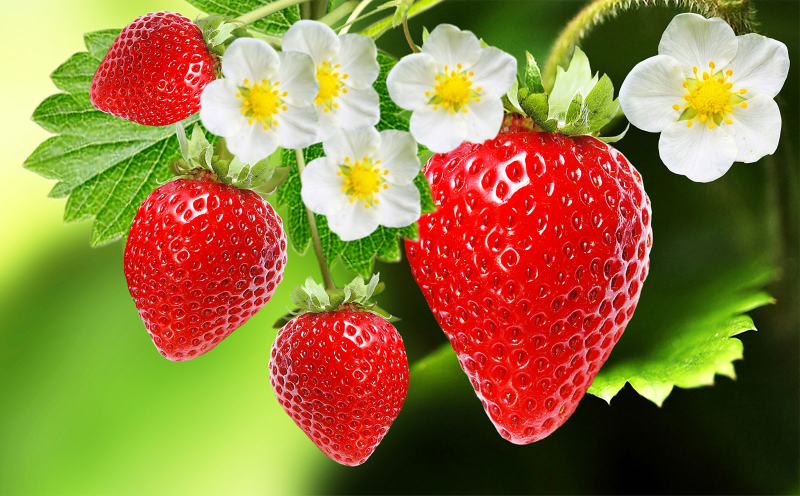
#> input picture miniproj/miniproj/strawberry.jpg, 1600 x 991 px (shown at 1/2 size)
$ python miniproj.py
#> lines starting #> are read from the running program, lines starting #| are printed output that depends on the picture; after the words box and inside, x2 and y2 are one past the last pixel; in counts of white or black regions, pixels touching at a corner belong together
import cv2
import numpy as np
# img1 = cv2.imread("miniproj/redcar.jpg")

# #resize
# img_resize = cv2.resize(img1,None,fx=0.2,fy=0.2)
# img2 = img_resize.copy()

# #extract red color
# hsv = cv2.cvtColor(img_resize,cv2.COLOR_BGR2HSV)
# mask = cv2.inRange(hsv,np.array([0,50,50]),np.array([10,255,255]))
# red = cv2.bitwise_and(img_resize,img_resize,mask=mask)
# #gray
# gray = cv2.cvtColor(red,cv2.COLOR_BGR2GRAY)

# #Threshold
# _,thres = cv2.threshold(gray,0,255,cv2.THRESH_BINARY)

# #Opening

# opening = cv2.morphologyEx(
#         thres,
#         cv2.MORPH_OPEN,
#         np.ones((3,3),
#         np.uint8),
#         iterations=2)
# #Closing
# closing = cv2.morphologyEx(
#         opening,
#         cv2.MORPH_CLOSE,
#         np.ones((3,3),
#         np.uint8),
#         iterations=10)
# #Dilating
# dilating = cv2.morphologyEx(
#         closing,
#         cv2.MORPH_DILATE,
#         np.ones((3,3),
#         np.uint8),
#         iterations=4)


# #Distance
# dist = cv2.distanceTransform(dilating,cv2.DIST_L2,3)

# #normalize
# cv2.normalize(dist,dist,0,255,cv2.NORM_MINMAX)
# distu = np.uint8(dist)

# #Threshold & Marker
# _,thr_dist = cv2.threshold(distu,0.02*dist.max(),255,cv2.THRESH_BINARY)
# mark_obj = cv2.subtract(thres,thr_dist)

# #Marker label
# _,marker_label = cv2.connectedComponents(thr_dist)

# #show number of obj
# min_value,max_value,p1,p2 = cv2.minMaxLoc(marker_label)

# #Add one to all label
# marker_label=marker_label+1

# marker_label[mark_obj==255]=0
# #show all obj
# marker_show = (marker_label*20).astype('uint8')
# #watershed transform
# marker_label = cv2.watershed(img_resize,marker_label)

# img2[marker_label==2]=[0,255,255]


# cv2.imshow("Original",img_resize)
# cv2.imshow("HSV",hsv)
# cv2.imshow("Gray",mask)
# cv2.imshow("Closing",closing)
# cv2.imshow("Opening",opening)
# cv2.imshow("Dilating",dilating)
# cv2.imshow("Threshold",thres)
# cv2.imshow("Distance",distu)
# cv2.imshow("Result",img2)
# cv2.waitKey(0)
# cv2.destroyAllWindows()

#########################################################################################################################################################

#Second Picture
# img1 = cv2.imread("miniproj/bluedress.jpg")

# #resize
# img_resize = cv2.resize(img1,None,fx=0.6,fy=0.6)
# img2 = img_resize.copy()

# #extract blue color
# hsv = cv2.cvtColor(img_resize,cv2.COLOR_BGR2HSV)
# mask = cv2.inRange(hsv,np.array([100,50,50]),np.array([140,255,255]))
# red = cv2.bitwise_and(img_resize,img_resize,mask=mask)
# #gray
# gray = cv2.cvtColor(red,cv2.COLOR_BGR2GRAY)

# #Threshold
# _,thres = cv2.threshold(gray,0,255,cv2.THRESH_BINARY)

# #Opening

# opening = cv2.morphologyEx(
#         thres,
#         cv2.MORPH_OPEN,
#         np.ones((3,3),
#         np.uint8),
#         iterations=0)
# #Closing
# closing = cv2.morphologyEx(
#         opening,
#         cv2.MORPH_CLOSE,
#         np.ones((3,3),
#         np.uint8),
#         iterations=1)
# #Dilating
# dilating = cv2.morphologyEx(
#         closing,
#         cv2.MORPH_DILATE,
#         np.ones((3,3),
#         np.uint8),
#         iterations=1)


# #Distance
# dist = cv2.distanceTransform(dilating,cv2.DIST_L2,3)

# #normalize
# cv2.normalize(dist,dist,0,255,cv2.NORM_MINMAX)
# distu = np.uint8(dist)

# #Threshold & Marker
# _,thr_dist = cv2.threshold(distu,0.01*dist.max(),255,cv2.THRESH_BINARY)
# mark_obj = cv2.subtract(thres,thr_dist)

# #Marker label
# _,marker_label = cv2.connectedComponents(thr_dist)

# #show number of obj
# min_value,max_value,p1,p2 = cv2.minMaxLoc(marker_label)

# #Add one to all label
# marker_label=marker_label+1

# marker_label[mark_obj==255]=0
# #show all obj
# marker_show = (marker_label*20).astype('uint8')
# #watershed transform
# marker_label = cv2.watershed(img_resize,marker_label)

# img2[marker_label==2]=[0,0,255]


# cv2.imshow("Original",img_resize)
# cv2.imshow("HSV",hsv)
# cv2.imshow("Gray",mask)
# cv2.imshow("Closing",closing)
# cv2.imshow("Opening",opening)
# cv2.imshow("Dilating",dilating)
# cv2.imshow("Threshold",thres)
# cv2.imshow("Distance",distu)
# # cv2.imshow("Marker Object",mark_obj)
# # cv2.imshow("Marker Label",marker_show)
# cv2.imshow("Result",img2)
# cv2.waitKey(0)
# cv2.destroyAllWindows()

#########################################################################################################################################################

#Third Picture
# img1 = cv2.imread("miniproj/greentea.jpg")

# #resize
# img_resize = cv2.resize(img1,None,fx=0.6,fy=0.6)
# img2 = img_resize.copy()

# #extract green color
# hsv = cv2.cvtColor(img_resize,cv2.COLOR_BGR2HSV)
# mask = cv2.inRange(hsv,np.array([20,50,50]),np.array([50,255,255]))
# red = cv2.bitwise_and(img_resize,img_resize,mask=mask)
# #gray
# gray = cv2.cvtColor(red,cv2.COLOR_BGR2GRAY)

# #Threshold
# _,thres = cv2.threshold(gray,0,255,cv2.THRESH_BINARY)

# #Opening

# opening = cv2.morphologyEx(
#         thres,
#         cv2.MORPH_OPEN,
#         np.ones((3,3),
#         np.uint8),
#         iterations=0)
# #Closing
# closing = cv2.morphologyEx(
#         opening,
#         cv2.MORPH_CLOSE,
#         np.ones((3,3),
#         np.uint8),
#         iterations=0)
# #Dilating
# dilating = cv2.morphologyEx(
#         closing,
#         cv2.MORPH_DILATE,
#         np.ones((3,3),
#         np.uint8),
#         iterations=0)


# #Distance
# dist = cv2.distanceTransform(dilating,cv2.DIST_L2,3)

# #normalize
# cv2.normalize(dist,dist,0,255,cv2.NORM_MINMAX)
# distu = np.uint8(dist)

# #Threshold & Marker
# _,thr_dist = cv2.threshold(distu,0.01*dist.max(),255,cv2.THRESH_BINARY)
# mark_obj = cv2.subtract(thres,thr_dist)

# #Marker label
# _,marker_label = cv2.connectedComponents(thr_dist)

# #show number of obj
# min_value,max_value,p1,p2 = cv2.minMaxLoc(marker_label)

# #Add one to all label
# marker_label=marker_label+1

# marker_label[mark_obj==255]=0
# #show all obj
# marker_show = (marker_label*20).astype('uint8')
# #watershed transform
# marker_label = cv2.watershed(img_resize,marker_label)

# img2[marker_label==2]=[0,160,255]


# cv2.imshow("Original",img_resize)
# cv2.imshow("HSV",hsv)
# cv2.imshow("Gray",mask)
# cv2.imshow("Closing",closing)
# cv2.imshow("Opening",opening)
# cv2.imshow("Dilating",dilating)
# cv2.imshow("Threshold",thres)
# cv2.imshow("Distance",distu)
# # cv2.imshow("Marker Object",mark_obj)
# # cv2.imshow("Marker Label",marker_show)
# cv2.imshow("Result",img2)
# cv2.waitKey(0)
# cv2.destroyAllWindows()

#########################################################################################################################################################

#Fourth Picture
# img1 = cv2.imread("miniproj/banana.jpg")

# #resize
# img_resize = cv2.resize(img1,None,fx=0.1,fy=0.1)
# img2 = img_resize.copy()

# #extract green color
# hsv = cv2.cvtColor(img_resize,cv2.COLOR_BGR2HSV)
# mask = cv2.inRange(hsv,np.array([20,50,50]),np.array([50,255,255]))
# red = cv2.bitwise_and(img_resize,img_resize,mask=mask)
# #gray
# gray = cv2.cvtColor(red,cv2.COLOR_BGR2GRAY)

# #Threshold
# _,thres = cv2.threshold(gray,0,255,cv2.THRESH_BINARY)

# #Opening

# opening = cv2.morphologyEx(
#         thres,
#         cv2.MORPH_OPEN,
#         np.ones((3,3),
#         np.uint8),
#         iterations=1)
# #Closing
# closing = cv2.morphologyEx(
#         opening,
#         cv2.MORPH_CLOSE,
#         np.ones((3,3),
#         np.uint8),
#         iterations=1)
# #Dilating
# dilating = cv2.morphologyEx(
#         closing,
#         cv2.MORPH_DILATE,
#         np.ones((3,3),
#         np.uint8),
#         iterations=1)


# #Distance
# dist = cv2.distanceTransform(dilating,cv2.DIST_L2,3)

# #normalize
# cv2.normalize(dist,dist,0,255,cv2.NORM_MINMAX)
# distu = np.uint8(dist)

# #Threshold & Marker
# _,thr_dist = cv2.threshold(distu,0.01*dist.max(),255,cv2.THRESH_BINARY)
# mark_obj = cv2.subtract(thres,thr_dist)

# #Marker label
# _,marker_label = cv2.connectedComponents(thr_dist)

# #show number of obj
# min_value,max_value,p1,p2 = cv2.minMaxLoc(marker_label)

# #Add one to all label
# marker_label=marker_label+1

# marker_label[mark_obj==255]=0
# #show all obj
# marker_show = (marker_label*20).astype('uint8')
# #watershed transform
# marker_label = cv2.watershed(img_resize,marker_label)

# img2[marker_label==2]=[70,230,100]


# cv2.imshow("Original",img_resize)
# cv2.imshow("HSV",hsv)
# cv2.imshow("Gray",mask)
# cv2.imshow("Closing",closing)
# cv2.imshow("Opening",opening)
# cv2.imshow("Dilating",dilating)
# cv2.imshow("Threshold",thres)
# cv2.imshow("Distance",distu)
# # cv2.imshow("Marker Object",mark_obj)
# # cv2.imshow("Marker Label",marker_show)
# cv2.imshow("Result",img2)
# cv2.waitKey(0)
# cv2.destroyAllWindows()

#Fifth Picture
img1 = cv2.imread("miniproj/strawberry.jpg")
#> img1 is the input picture: shape (991, 1600, 3); mean B, G, R 64.5, 121.4, 148.1

#resize
img_resize = cv2.resize(img1,None,fx=0.3,fy=0.3)
img2 = img_resize.copy()

#extract green color
hsv = cv2.cvtColor(img_resize,cv2.COLOR_BGR2HSV)
#> hsv: shape (297, 480, 3); mean H, S, V 42.3, 174.3, 167.5
mask = cv2.inRange(hsv,np.array([0,50,50]),np.array([20,255,255]))
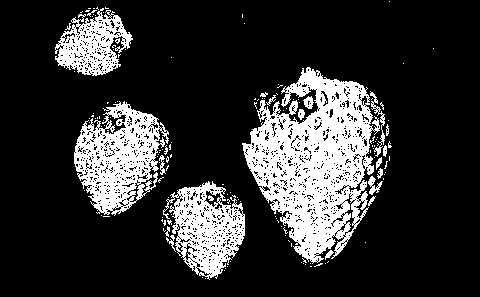
#> mask: shape (297, 480); 19.8% white; 148 white regions (126 under 20 px), largest, box (x1, y1, x2, y2) and area: (242, 67, 380, 264) 14145, (74, 101, 169, 216) 5800, (163, 181, 245, 280) 4205
red = cv2.bitwise_and(img_resize,img_resize,mask=mask)
#gray
gray = cv2.cvtColor(red,cv2.COLOR_BGR2GRAY)

#Threshold
_,thres = cv2.threshold(gray,0,255,cv2.THRESH_BINARY)

#Opening

opening = cv2.morphologyEx(
        thres,
        cv2.MORPH_OPEN,
        np.ones((3,3),
        np.uint8),
        iterations=0)
#Closing
closing = cv2.morphologyEx(
        opening,
        cv2.MORPH_CLOSE,
        np.ones((3,3),
        np.uint8),
        iterations=3)
#> closing: shape (297, 480); 26.1% white; 11 white regions (7 under 20 px), largest, box (x1, y1, x2, y2) and area: (242, 67, 392, 267) 19628, (74, 101, 172, 217) 7977, (161, 181, 245, 280) 5892, (55, 7, 133, 76) 3768
#Dilating
dilating = cv2.morphologyEx(
        closing,
        cv2.MORPH_DILATE,
        np.ones((3,3),
        np.uint8),
        iterations=0)


#Distance
dist = cv2.distanceTransform(dilating,cv2.DIST_L2,3)
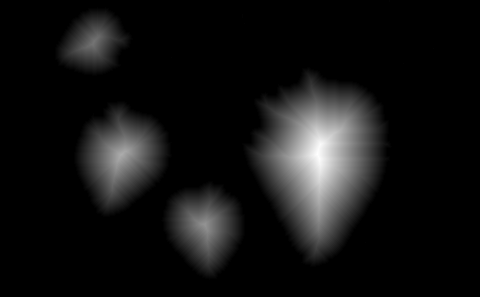
#> dist: shape (297, 480) float32; min 0, max 66.68, mean 4.9; drawn with min black and max white

#normalize
cv2.normalize(dist,dist,0,255,cv2.NORM_MINMAX)
distu = np.uint8(dist)

#Threshold & Marker
_,thr_dist = cv2.threshold(distu,0.01*dist.max(),255,cv2.THRESH_BINARY)
mark_obj = cv2.subtract(thres,thr_dist)
#> mark_obj: shape (297, 480); every value is 0

#Marker label
_,marker_label = cv2.connectedComponents(thr_dist)
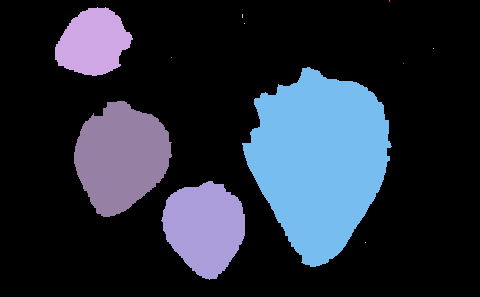
#> marker_label: shape (297, 480) int32; 12 distinct labels, from 0 to 11; one colour per label, 0 black

#show number of obj
min_value,max_value,p1,p2 = cv2.minMaxLoc(marker_label)
#> min_value = 0; max_value = 11; p1 = (0, 0); p2 = (365, 242)

#Add one to all label
marker_label=marker_label+1
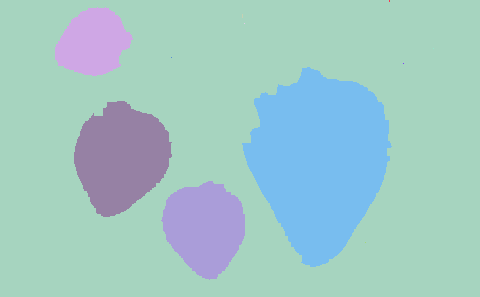
#> marker_label: shape (297, 480) int32; 12 distinct labels, from 1 to 12; one colour per label, 0 black

marker_label[mark_obj==255]=0
#show all obj
marker_show = (marker_label*20).astype('uint8')
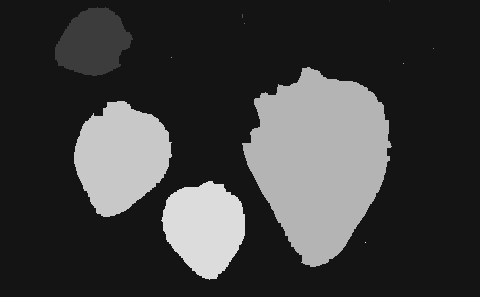
#> marker_show: shape (297, 480); min 20, max 240, mean 61.4
#watershed transform
marker_label = cv2.watershed(img_resize,marker_label)
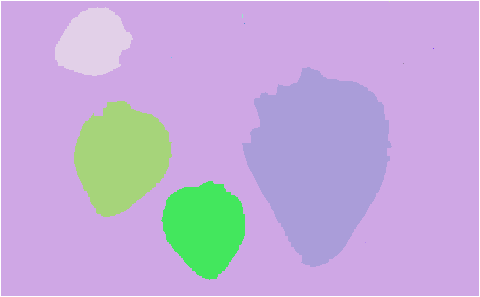
#> marker_label: shape (297, 480) int32; 13 distinct labels, from -1 to 12; one colour per label, 0 black, -1 white

for x in range(2,15):
     img2[marker_label==x]=[np.random.randint(0,256),np.random.randint(0,256),np.random.randint(0,256)]
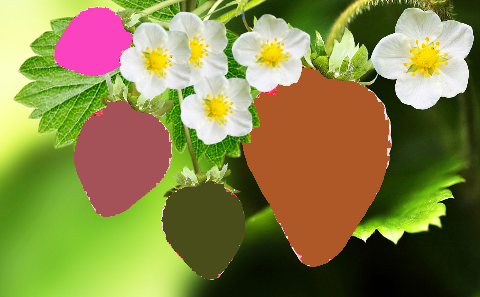
#> img2: shape (297, 480, 3); mean B, G, R 70.2, 131.6, 134.6

cv2.imshow("Original",img_resize)
cv2.imshow("HSV",hsv)
cv2.imshow("Gray",mask)
cv2.imshow("Closing",closing)
cv2.imshow("Opening",opening)
cv2.imshow("Dilating",dilating)
cv2.imshow("Threshold",thres)
cv2.imshow("Distance",distu)
# # cv2.imshow("Marker Object",mark_obj)
# # cv2.imshow("Marker Label",marker_show)
cv2.imshow("Result",img2)
cv2.waitKey(0)
cv2.destroyAllWindows()

$ run again, with miniproj/miniproj/redcar.jpg copied over miniproj/miniproj/strawberry.jpg
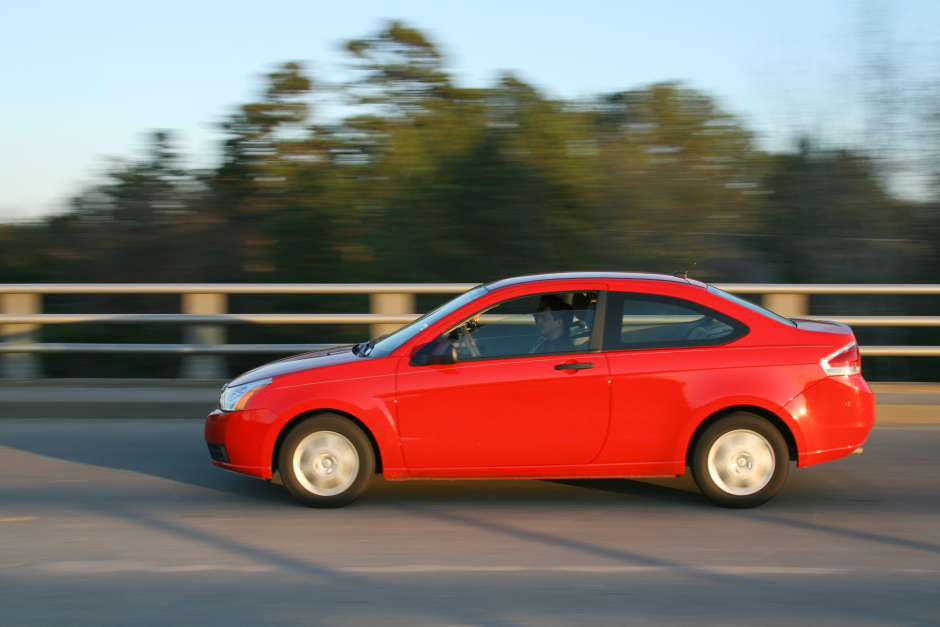
#> input picture miniproj/miniproj/redcar.jpg, 3758 x 2505 px (shown at 1/4 size)
#> img1 is the input picture: shape (2505, 3758, 3); mean B, G, R 104.1, 109.7, 126.3
#> hsv: shape (752, 1127, 3); mean H, S, V 57.6, 80.5, 140.1
#> mask: shape (752, 1127); 20.9% white; 909 white regions (872 under 20 px), largest, box (x1, y1, x2, y2) and area: (246, 337, 1127, 598) 126037, (231, 612, 669, 672) 14126, (543, 610, 997, 666) 12776
#> closing: shape (752, 1127); 23.3% white; 148 white regions (115 under 20 px), largest, box (x1, y1, x2, y2) and area: (246, 315, 1127, 598) 136376, (231, 608, 997, 686) 34867, (0, 344, 569, 409) 11963
#> mark_obj: shape (752, 1127); every value is 0
#> `_,marker_label = cv2.connectedComponents(thr_dist)`:
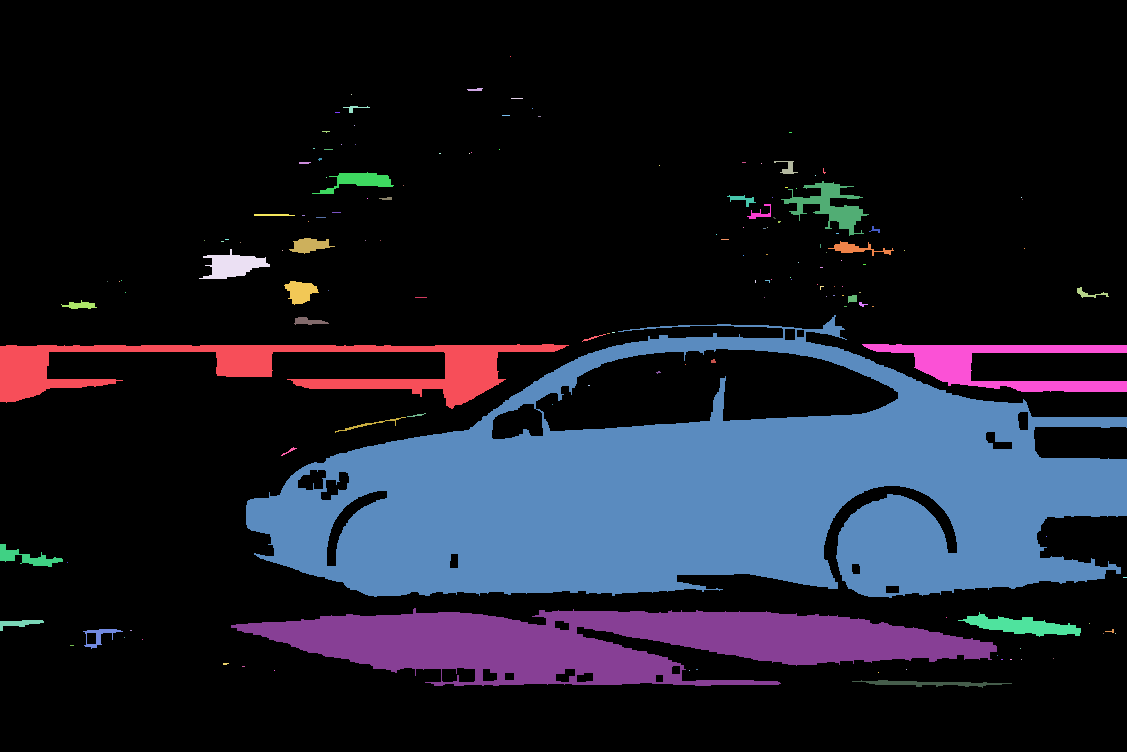
#> marker_label: shape (752, 1127) int32; 149 distinct labels, from 0 to 148; one colour per label, 0 black
#> min_value = 0; max_value = 148; p1 = (0, 0); p2 = (861, 680)
#> `marker_label = cv2.watershed(img_resize,marker_label)`:
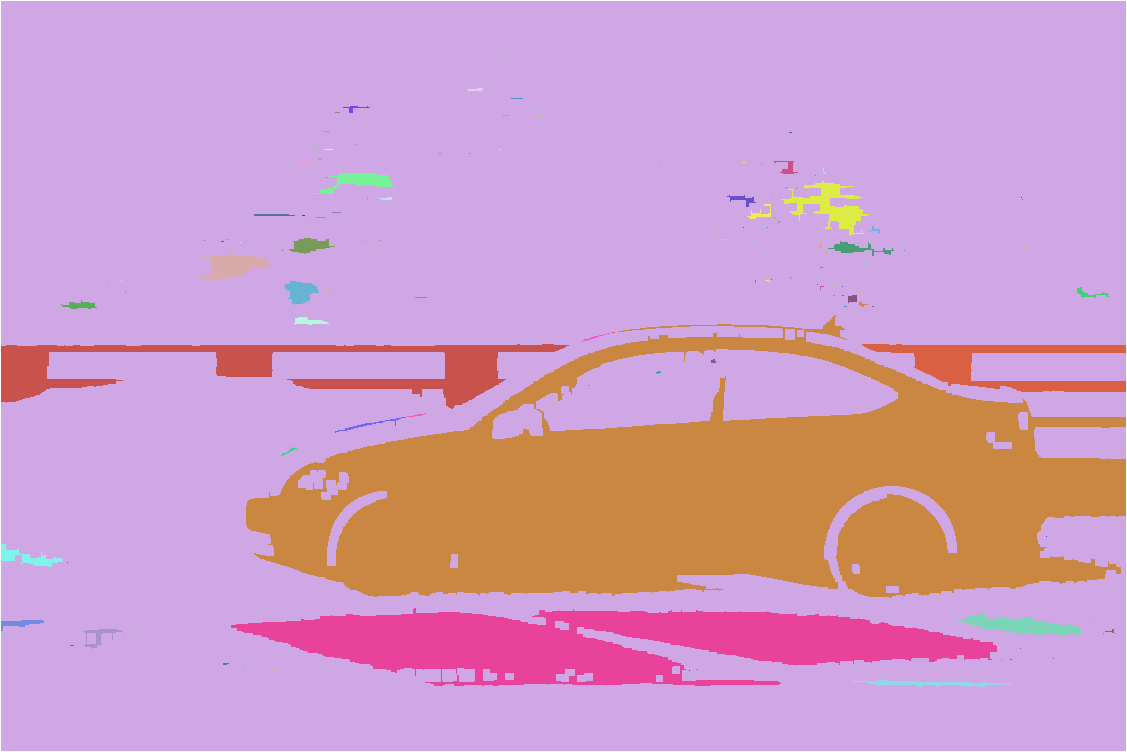
#> marker_label: shape (752, 1127) int32; 150 distinct labels, from -1 to 149; one colour per label, 0 black, -1 white
